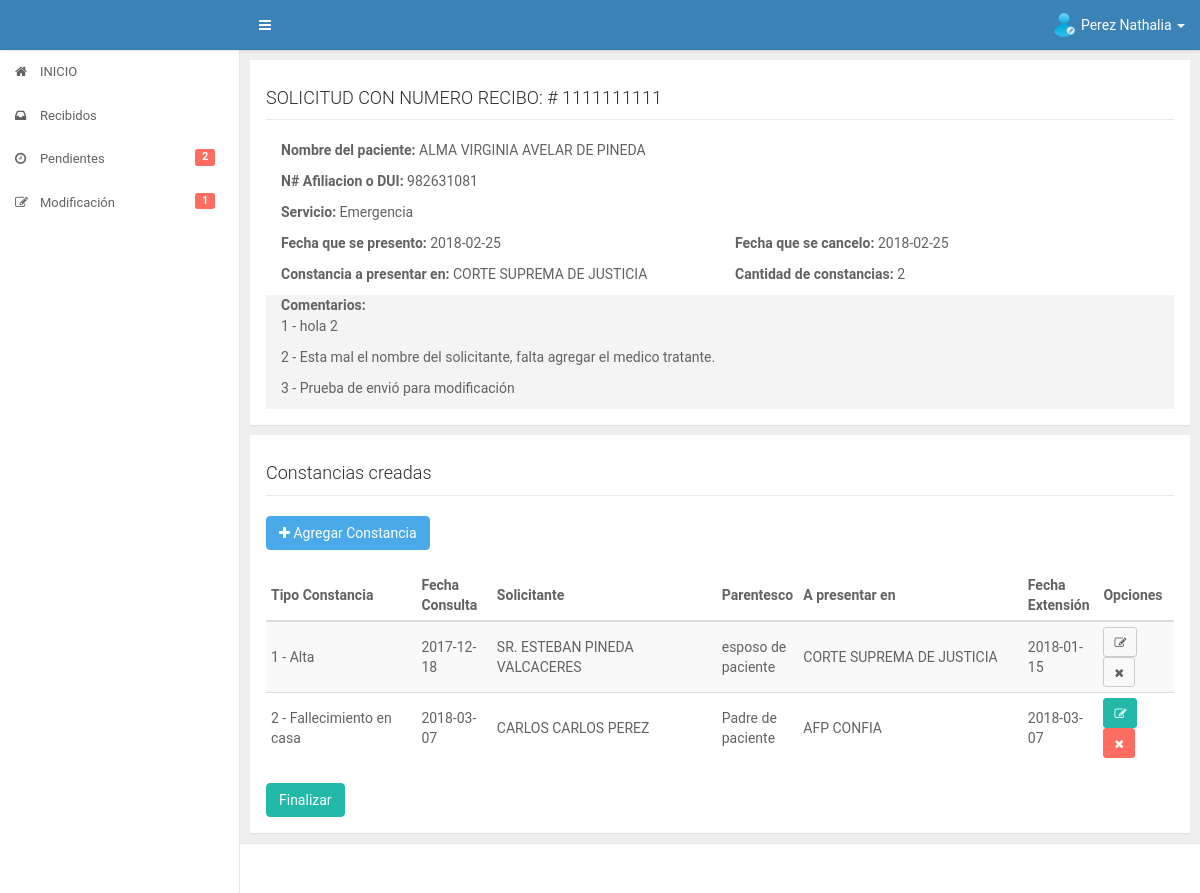
The page /app/trabajador/infosolicitudmod.php?con=1 (signed in) on the database as committed earlier.
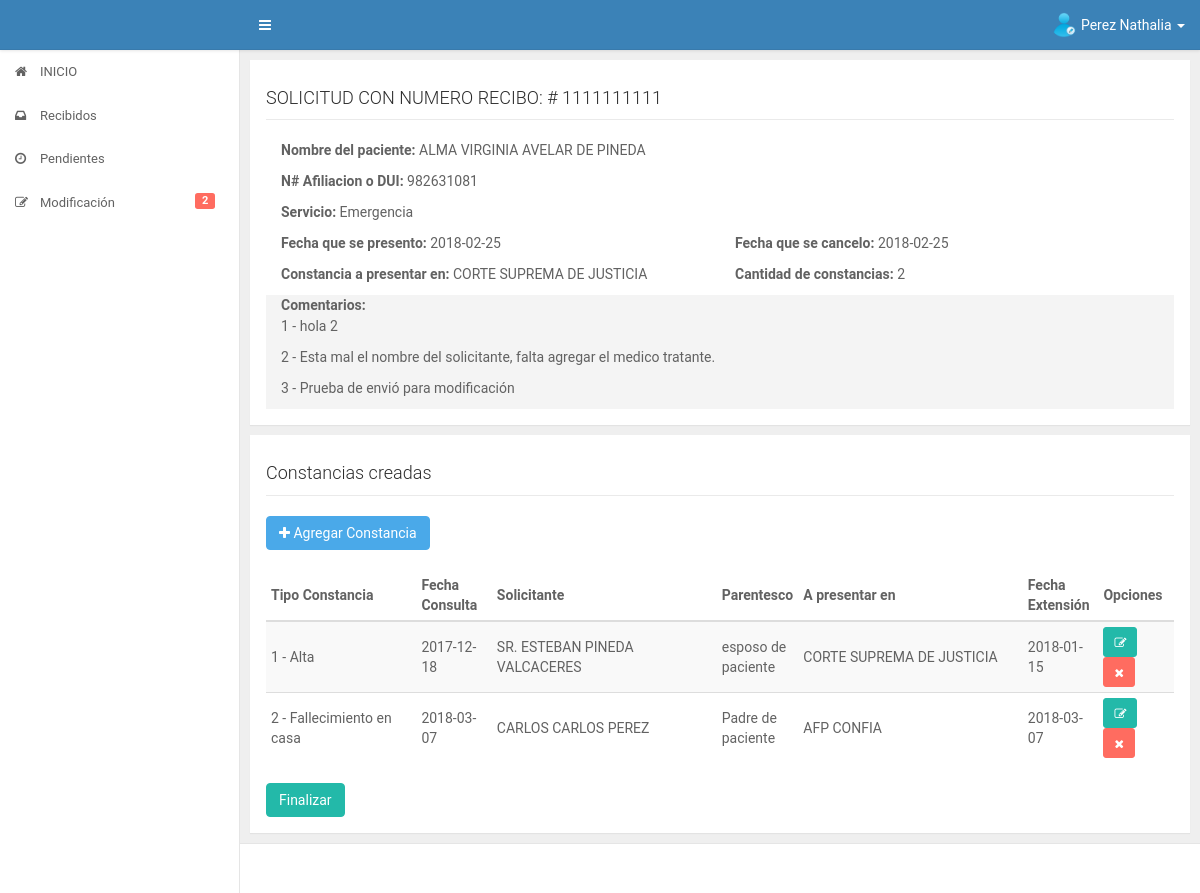
The same page on the database as committed later.
### tables this page shows
CREATE TABLE IF NOT EXISTS `datos_complementarios` (
  `id_datosc` int(11) NOT NULL AUTO_INCREMENT,
  `id_constancia` int(11) DEFAULT NULL,
  `id_datos` int(11) DEFAULT NULL,
  `fecha_consulta` date DEFAULT NULL,
  `id_servicio` int(11) DEFAULT NULL,
  `diagnostico` mediumtext,
  `nombre_solicitante` varchar(300) DEFAULT NULL,
  `parentesco` varchar(100) DEFAULT NULL,
  `destino` varchar(300) DEFAULT NULL,
  `fecha_extension` date DEFAULT NULL,
  `id_medico` int(11) DEFAULT NULL,
  `id_jefe` int(11) DEFAULT NULL,
  `id_jefesocial` int(11) DEFAULT NULL,
  `id_director` int(11) DEFAULT NULL,
  `estado` int(11) DEFAULT '0',
  `fecha_entregada` date DEFAULT NULL,
  PRIMARY KEY (`id_datosc`),
  KEY `FK_dcconstancia` (`id_constancia`),
  KEY `FK_dcdatos` (`id_datos`),
  KEY `Fk_dcservicio` (`id_servicio`),
  KEY `FK_dcmedico` (`id_medico`),
  KEY `FK_dcjefe` (`id_jefe`),
  KEY `FK_dcjefesocial` (`id_jefesocial`),
  KEY `FK_dcdirector` (`id_director`),
  CONSTRAINT `FK_dcconstancia` FOREIGN KEY (`id_constancia`) REFERENCES `constancias` (`id_constancia`),
  CONSTRAINT `FK_dcdatos` FOREIGN KEY (`id_datos`) REFERENCES `datos_iniciales` (`id_datos`),
  CONSTRAINT `FK_dcdirector` FOREIGN KEY (`id_director`) REFERENCES `director` (`id_director`),
  CONSTRAINT `FK_dcjefe` FOREIGN KEY (`id_jefe`) REFERENCES `jefe_servicio` (`id_jefe`),
  CONSTRAINT `FK_dcjefesocial` FOREIGN KEY (`id_jefesocial`) REFERENCES `jefe_trabajo_social` (`id_jefesocial`),
  CONSTRAINT `FK_dcmedico` FOREIGN KEY (`id_medico`) REFERENCES `medico_tratante` (`id_medico`),
  CONSTRAINT `Fk_dcservicio` FOREIGN KEY (`id_servicio`) REFERENCES `servicios` (`id_servicio`)
);

CREATE TABLE IF NOT EXISTS `datos_iniciales` (
  `id_datos` int(11) NOT NULL AUTO_INCREMENT,
  `fecha` date DEFAULT NULL,
  `numero_recibo` varchar(50) DEFAULT NULL,
  `afiliacion_dui` varchar(30) DEFAULT NULL,
  `nombre_paciente` varchar(300) DEFAULT NULL,
  `destinos` varchar(2000) DEFAULT NULL,
  `id_servicio` int(11) DEFAULT NULL,
  `cantidad` int(11) DEFAULT NULL,
  `fecha_presentado` date DEFAULT NULL,
  `fecha_cancelado` date DEFAULT NULL,
  `precio` float DEFAULT NULL,
  `id_estado` int(11) DEFAULT NULL,
  `id_trabajador` int(11) DEFAULT NULL,
  `fecha_recibido_revision` date DEFAULT NULL,
  `fecha_autorizacion_direccion` date DEFAULT NULL,
  PRIMARY KEY (`id_datos`),
  KEY `FK_diservicio` (`id_servicio`),
  KEY `FK_diestado` (`id_estado`),
  KEY `FK_datos_iniciales_usuario` (`id_trabajador`),
  CONSTRAINT `FK_datos_iniciales_usuario` FOREIGN KEY (`id_trabajador`) REFERENCES `usuario` (`id_user`),
  CONSTRAINT `FK_diestado` FOREIGN KEY (`id_estado`) REFERENCES `estado` (`id_estado`),
  CONSTRAINT `FK_diservicio` FOREIGN KEY (`id_servicio`) REFERENCES `servicios` (`id_servicio`)
);

CREATE TABLE IF NOT EXISTS `constancias` (
  `id_constancia` int(11) NOT NULL AUTO_INCREMENT,
  `tipo_constancia` varchar(50) DEFAULT NULL,
  PRIMARY KEY (`id_constancia`)
);

### app/trabajador/infosolicitudmod.php (the view, shortened to what the changed rows need)
<?php
    include("../core/header.php");
    include("../core/aside.php");
    include("../../config/database.php");
    if(!isset($_GET['con']) || $_GET['con']=='' || $_GET['con']==0)
   	{
?>
	<div id="content" class="ui-content ui-content-aside-overlay">
	    <div class="ui-content-body">
	        <div class="ui-container">
	            <div class="row">
	                <div class="col-md-12 col-lg-12">
	                    <div class="panel">
	                        <div class="panel-body">
	                            <div id="contenido">
	                            	<div class="alert alert-danger">
	                                    <strong>Error!</strong> No se encontro la solicitud.
	                                </div>
	                            </div>
	                        </div>
	                    </div>
	                </div>
	            </div>
	        </div>
	    </div>
	</div>
<?php
   	}
   	else {
   		$contancianum = $_GET['con'];
   		$sqlcomprobar = "SELECT id_datos FROM datos_iniciales WHERE id_datos=? AND id_estado=5 AND id_trabajador=?";
	   		if($stmtcomp = $conn->prepare($sqlcomprobar)){
	   		$stmtcomp->bind_param('ii',$_GET['con'],$_SESSION['id_usuario']);
	   		$stmtcomp->execute();
	   		$stmtcomp->store_result();
	   		$rowscomp = $stmtcomp->num_rows;
   		}
   		if($rowscomp!=1){
   			?>
		<div id="content" class="ui-content ui-content-aside-overlay">
		    <div class="ui-content-body">
		        <div class="ui-container">
		            <div class="row">
		                <div class="col-md-12 col-lg-12">
		                    <div class="panel">
		                        <div class="panel-body">
		                            <div id="contenido">
		                            	<div class="alert alert-danger">
		                                    <strong>Error!</strong> ESTA SOLICITUD YA FUE ACEPTADA POR OTRO TRABAJADOR O NO A SIDO ACEPTADA;
		                                    <p>Para poder ver la informacion de solicitudes, busque en la sección de recibidos o en la sección de pendientes.</p>
		                                    <p>Gracias!.</p>
		                                </div>
		                            </div>
		                        </div>
		                    </div>
		                </div>
		            </div>
		        </div>
		    </div>
		</div>
   	<?php
   		}
	else{
   		$sqlconstancia = "SELECT dai.id_datos,dai.fecha,dai.numero_recibo,dai.afiliacion_dui,dai.nombre_paciente,dai.destinos,dai.cantidad,ser.nombre_servicio,dai.fecha_presentado,dai.fecha_cancelado FROM datos_iniciales dai INNER JOIN servicios ser ON dai.id_servicio=ser.id_servicio WHERE dai.id_datos=?";
   		if($stmtcons = $conn->prepare($sqlconstancia)){
   			$stmtcons -> bind_param('s',$contancianum);
   			$stmtcons -> execute();
   			$stmtcons -> bind_result($id_datos,$fechacreacion,$nrecibo,$afiliacion,$nombrepaciente,$destinos,$cantidad,$servicio,$fechapresento,$fechacancelo);
   		}
   		$sqlcreadas = "SELECT dat.id_datosc,dat.id_constancia,dat.fecha_consulta,dat.nombre_solicitante,dat.parentesco,dat.destino,dat.fecha_extension,con.tipo_constancia,dat.estado FROM datos_complementarios dat INNER JOIN constancias con ON dat.id_constancia=con.id_constancia WHERE dat.id_datos=? ORDER BY dat.id_datosc";
   		if($stmtcre = $conn->prepare($sqlcreadas)){
   			$stmtcre -> bind_param('i',$contancianum);
   			$stmtcre -> execute();
   			$stmtcre -> store_result();
	    	$rowscre = $stmtcre->num_rows;
   			$stmtcre -> bind_result($id_datosc,$id_constancia,$fecha_consulta,$solicitante,$parentesco,$destinoc,$fecha_extension,$tipoconstancia,$estado);
   		}
?>
	<div id="content" class="ui-content ui-content-aside-overlay">
	    <div class="ui-content-body">
	        <div class="ui-container">
	            <div class="row">
	                <div class="col-md-12 col-lg-12">
	                    <div class="panel">
	                        <div class="panel-body">
	                            <div id="contenido">
	                            	<div id="contenido" class="table-responsive">
			                        	<table class="table table-striped table-condensed" id="mitable">
			                                <thead class="thead-inverse">
			                                    <tr>
			                                        <th class="col-md-2">Tipo Constancia</th>
			                                        <th class="col-md-1">Fecha Consulta</th>
			                                        <th class="col-md-3">Solicitante</th>
			                                        <th class="col-md-1">Parentesco</th>
			                                        <th class="col-md-3">A presentar en</th>
			                                        <th class="col-md-1">Fecha Extensión</th>
			                                        <th class="col-md-1">Opciones</th>
			                                    </tr>
			                                </thead>
			                                <tbody>
			                                <?php
                                            if($rowscre>0){
                                              $cont=1;
                                                while ($stmtcre->fetch()) {
                                                	$id_tipo=0;
                                                	switch ($id_constancia) {
                                                		case '1':
                                                			$sqltipo = "SELECT id_datosca FROM datos_const_alta WHERE id_datosc=?";
                                                			if($stmttipo = $conn->prepare($sqltipo)){
                                                				$stmttipo->bind_param('i',$id_datosc);
                                                				$stmttipo->execute();
                                                				$stmttipo->bind_result($id_tipo);
                                                			}
                                                			break;
                                            			case '4':
                                            				$sqltipo = "SELECT id_datoscfc FROM datos_const_fallecimiento_casa WHERE id_datosc=?";
                                                			if($stmttipo = $conn->prepare($sqltipo)){
                                                				$stmttipo->bind_param('i',$id_datosc);
                                                				$stmttipo->execute();
                                                				$stmttipo->bind_result($id_tipo);
                                                			}
                                            				break;
                                                	}
	                                        ?>
	                                            <tr>
	                                                <td><?php echo $cont." - ".$tipoconstancia; ?></td>
	                                                <td><?php echo $fecha_consulta; ?></td>
	                                                <td><?php echo $solicitante; ?></td>
	                                                <td><?php echo $parentesco; ?></td>
	                                                <td><?php echo $destinoc; ?></td>
	                                                <td><?php echo $fecha_extension; ?></td>
	                                                <td><a <?php if ($estado==0){ ?> href="editsolicitud.php?con=<?php echo $id_datosc; ?>&alt=<?php echo $id_tipo; ?>" class="btn btn-success btn-sm" <?php } else { ?> class='btn btn-default btn-sm' <?php } ?> data-toggle="tooltip" data-placement="left" title="Ver o editar"><i class="fa fa-edit"></i></a> <a href="javascript:;" <?php if($estado==0){ ?> class="btn btn-danger btn-sm eliminar" <?php } else { ?> class="btn btn-default btn-sm" <?php } ?> data-placement="left" data-constancia="<?php echo $id_datosc; ?>" data-tipo="<?php echo $id_constancia; ?>" data-alt="<?php echo $id_tipo; ?>"data-toggle="tooltip" data-placement="left" title="Eliminar"><i class="fa fa-times"></i></a></td>
	                                            </tr>
	                                        <?php
                                                  $cont=$cont+1;
	                                                }
	                                            }
	                                        ?>
			                                </tbody>
			                            </table>
			                        </div>
	                            </div>
	                        </div>
	                    </div>
	                </div>
	            </div>
	        </div>
	    </div>
	</div>
<?php
	include("../core/footer.php");
	}
   }
?>

### app/core/aside.php (shortened to what the changed rows need)
<aside id="aside" class="ui-aside ui-aside--light">
    <ul class="nav" ui-nav id="mimenu">
        <?php switch ($_SESSION['tipousuario']) {
		?>
		<?php
			case '2':
            include("../../config/database.php");
             $sqlpendientes2 = "SELECT COUNT(*) as pendientesenvio FROM datos_iniciales WHERE id_estado=3 AND id_trabajador=?";
             if($stmspendientes2 = $conn->prepare($sqlpendientes2)){
                $stmspendientes2->bind_param('s',$_SESSION['id_usuario']);
                $stmspendientes2->execute();
                $stmspendientes2->bind_result($mispendientes);
             }
             $sqledicion = "SELECT COUNT(*) as pendientesenvio FROM datos_iniciales WHERE id_estado=5 AND id_trabajador=?";
             if($stmtedicion = $conn->prepare($sqledicion)){
                $stmtedicion->bind_param('s',$_SESSION['id_usuario']);
                $stmtedicion->execute();
                $stmtedicion->bind_result($mispendientesedi);
             }
		?>
        <li id="pendientes"><a href="../trabajador/pendientes.php"><i class="fa fa-clock-o "></i><span>Pendientes<?php if($mispendientes>0){ ?><small class="label label-danger"><?php echo $mispendientes; ?></small><?php } ?></span></a></li>
        <li id="modificacion"><a href="../trabajador/modificacion.php"><i class="fa fa-pencil-square-o "></i><span>Modificación<?php if($mispendientesedi>0){ ?><small class="label label-danger"><?php echo $mispendientesedi; ?></small><?php } ?></span></a></li>
		<?php
				break;
		?>
        <?php
		} ?>
    </ul>
</aside>

Rows that differ between the two databases and show on the page:
changed datos_complementarios "SR. ESTEBAN PINEDA VALCACERES": estado 1 → 0 (drawn)
Other text that changed with them:
$mispendientesedi: "1" → "2"
$mispendientes: "2" → (not shown)
